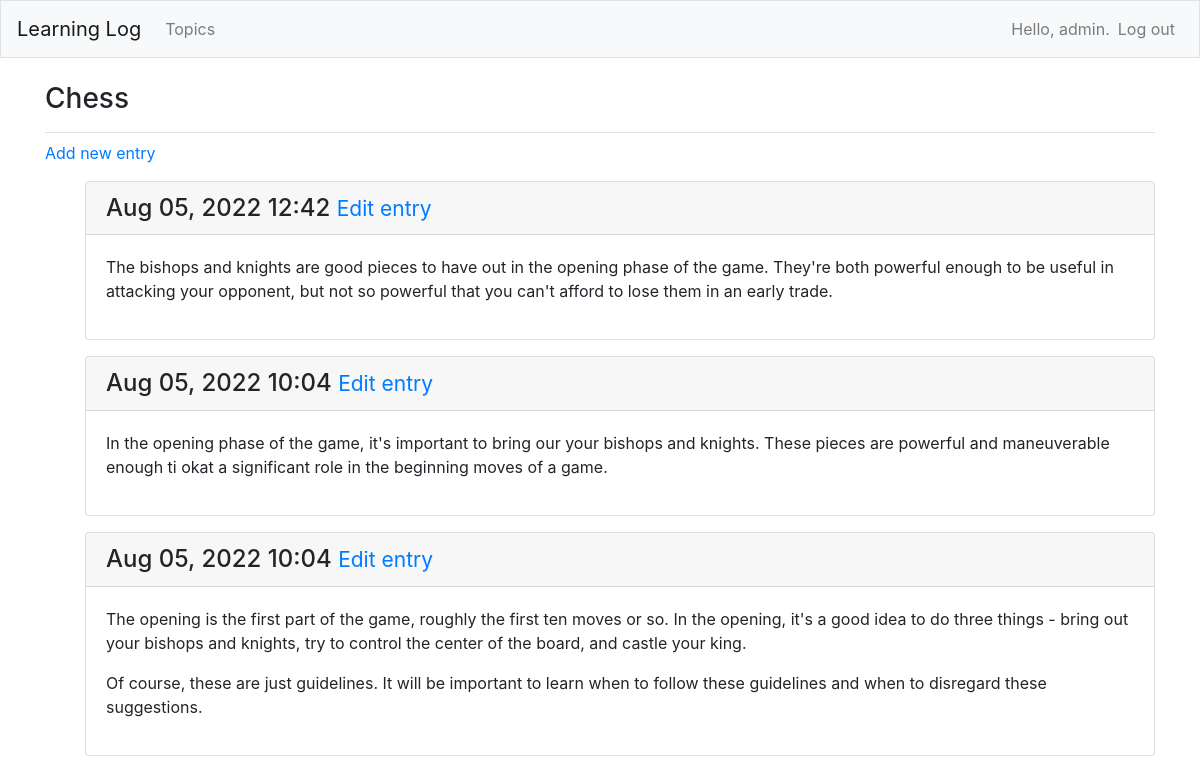
The page /topics/1/ (signed in) on the database its author committed.
### learning_logs/models.py (models this page shows, shortened)
class Topic(models.Model):
    text = models.CharField(max_length=200)
    date_added = models.DateTimeField(auto_now_add=True)
    owner = models.ForeignKey(User, on_delete=models.CASCADE)
    def __str__(self):
        return self.text

class Entry(models.Model):
    topic = models.ForeignKey(Topic, on_delete=models.CASCADE)
    text = models.TextField()
    data_added = models.DateTimeField(auto_now_add=True)
    class Meta:
        verbose_name_plural = 'entries'

### learning_logs/views.py (the view)
# urls.py: path('topics/<int:topic_id>/', views.topic, name='topic'),
@login_required
def topic(request, topic_id):
    topic = Topic.objects.get(id=topic_id)
    if topic.owner != request.user:
        raise Http404
    entires = topic.entry_set.order_by('-data_added')
    context = {'topic': topic, 'entries': entires}
    return render(request, 'learning_logs/topic.html', context)

### learning_logs/templates/learning_logs/topic.html
{% extends 'learning_logs/base.html' %}
{% block page_header %}
  <h3>{{ topic }}</h3>
{% endblock page_header %}
{% block content %}
  <p>
    <a href="{% url 'learning_logs:new_entry' topic.id %}">Add new entry</a>
  </p>
  <ul>
  {% for entry in entries %}
    <div class="card mb-3">
      <h4 class="card-header">
        {{ entry.data_added|date:'M d, Y H:i' }}
        <small><a href="{% url 'learning_logs:edit_entry' entry.id %}">
            Edit entry</a></small>
      </h4>
      <div class="card-body">
        {{ entry.text|linebreaks }}
      </div>
    </div>
  {% empty %}
    <p>There are no entries for this topic yet.</p>
  {% endfor %}
{% endblock content %}

### learning_logs/templates/learning_logs/base.html (shortened to what this page needs)
{% load bootstrap4 %}
<!doctype html>
<html lang="en">
<head>
  {% bootstrap_css %}
</head>
<body>
  <nav class="navbar navbar-expand-md navbar-light bg-light mb-4 border">
    <a class="navbar-brand" href="{% url 'learning_logs:index'%}">
        Learning Log</a>
    <div class="collapse navbar-collapse" id="navbarCollapse">
      <ul class="navbar-nav mr-auto">
        <li class="nav-item">
          <a class="nav-link" href="{% url 'learning_logs:topics'%}">
              Topics</a></li>
      </ul>
      <ul class="navbar-nav ml-auto">
        {% if user.is_authenticated %}
          <li class="nav-item">
            <span class="navbar-text"}">Hello, {{ user.username }}.</span>
          </li>
          <li class="nav-item">
            <a class="nav-link" href="{% url 'users:logout' %}">Log out</a>
          </li>
        {% else %}
          <li class="nav-item">
            <a class="nav-link" href="{% url 'users:register' %}">Register</a>
          </li>
          <li class="nav-item">
            <a class="nav-link" href="{% url 'users:login' %}">Log in</a></li>
        {% endif %}
      </ul>
    </div>
  </nav>
  <main role="main" class="container">
    <div class="pb-2 mb-2 border-bottom">
      {% block page_header %}{% endblock page_header %}
    </div>
    <div>
      {% block content %}{% endblock content %}
    </div>
  </main>
</body>
</html>

### rows shown on the page
Topic: text "Chess"
Entry: data_added "Aug 05, 2022 12:42", text "The bishops and knights are good pieces to have out in the opening phase of the game. They're both powerful enough to be useful in attacking your opponent, but not so powerful that you can't afford to lose them in an early trade."
Entry: data_added "Aug 05, 2022 10:04", text "In the opening phase of the game, it's important to bring our your bishops and knights. These pieces are powerful and maneuverable enough ti okat a significant role in the beginning moves of a game."
Entry: data_added "Aug 05, 2022 10:04", text "The opening is the first part of the game, roughly the first ten moves or so. In the opening, it's a good idea to do three things - bring out your bishops and knights, try to control the center of the board, and castle your king. Of course, these are just guidelines. It will be important to learn when to follow these guidelines and when to disregard these suggestions."

### other values the page prints
{{ user.username }} "admin"
